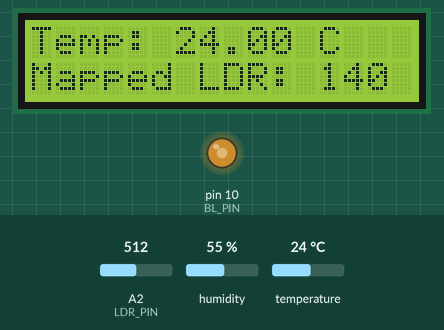
Recording of a sketch running on a simulated Arduino Uno, built with avr-gcc and run on an emulated ATmega328P. Shown: 16×2 character LCD, output pins drawn as LEDs (lit = HIGH). Inputs (shaded band) come from the test bench; at power-on: A2 (LDR_PIN) = 512, temperature 24 °C, humidity 55 %.

Above: at 1.2 s.
1.3 s: A2 (LDR_PIN) set to 306
At 3.0 s:
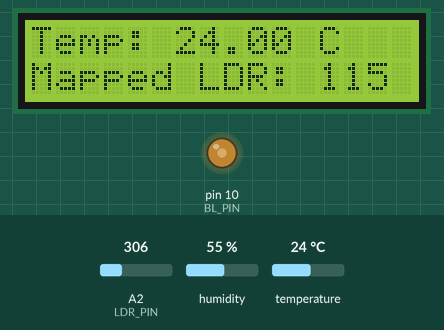
3.6 s: A2 (LDR_PIN) set to 1023
At 4.7 s:
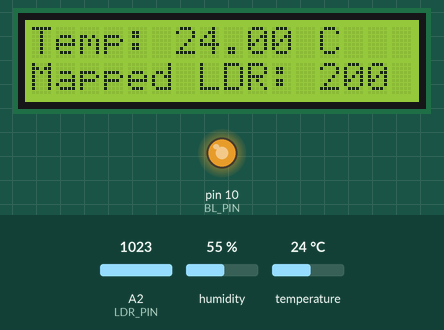
5.6 s: temperature set to 12 °C
At 7.4 s:
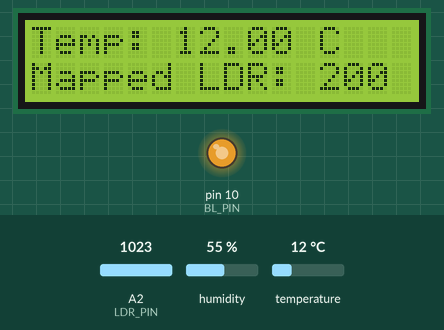
7.7 s: temperature set to 19 °C
At 9.3 s:
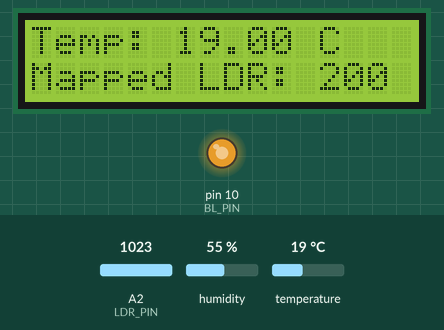
9.7 s: temperature set to 28 °C
At 11.0 s:
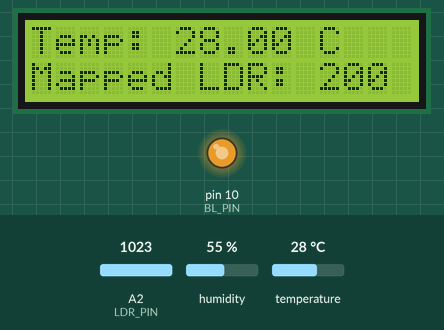
11.7 s: A2 (LDR_PIN) set to 900
At 12.6 s:
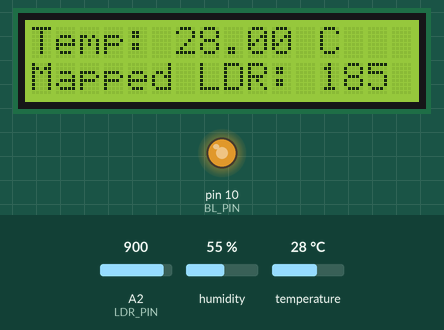
Timing chart, 0 to 14.7 s (numbered marks = the images above; inputs shaded):
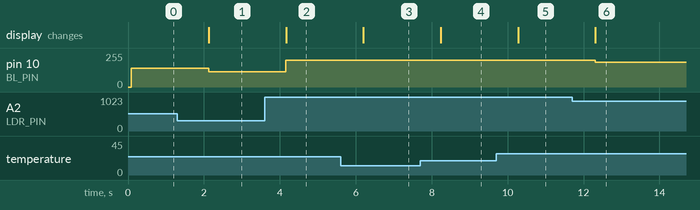

The sketch:

TempAndLDRLCD.ino
```cpp
#include <LiquidCrystal.h>
#include <DHT.h>

#define DHTPIN 12
#define DHTTYPE DHT11

#define LDR_PIN 2
#define BL_PIN 10

DHT tempSensor(DHTPIN, DHTTYPE);
LiquidCrystal lcd(8, 9, 4, 5, 6, 7);

int LDRValue;
float tempC;

void setup () {
  lcd.begin(16, 2);
  tempSensor.begin();

  pinMode(BL_PIN, OUTPUT);
}

void loop () {
  tempC = tempSensor.readTemperature();
  LDRValue = map(analogRead(LDR_PIN), 0, 1023, 80, 200);
  analogWrite(BL_PIN, LDRValue);

  //Don't put CLEAR() before tempSensor.readTemperature() as
  //reading temperature needs some time which will cause a little delay
  //reading and writing the temperature
  lcd.clear();

  lcd.setCursor(0, 0);
  lcd.print("Temp: ");
  lcd.print(tempC);
  lcd.print(" C");

  lcd.setCursor(0, 1);
  lcd.print("Mapped LDR: ");
  lcd.print(LDRValue);

  delay(1000);
}
```

Measured:
- after the input at 1.3 s, pin 10 (BL_PIN): 140/255 → 115/255 after 0.82 s; the display: changes after 0.83 s (image 1)
- after the input at 3.6 s, pin 10 (BL_PIN): 115/255 → 200/255 after 0.56 s; the display: changes after 0.57 s (image 2)
- after the input at 5.6 s, the display: changes after 0.60 s (image 3)
- after the input at 7.7 s, the display: changes after 0.54 s (image 4)
- after the input at 9.7 s, the display: changes after 0.58 s (image 5)
- after the input at 11.7 s, pin 10 (BL_PIN): 200/255 → 185/255 after 0.61 s; the display: changes after 0.61 s (image 6)
